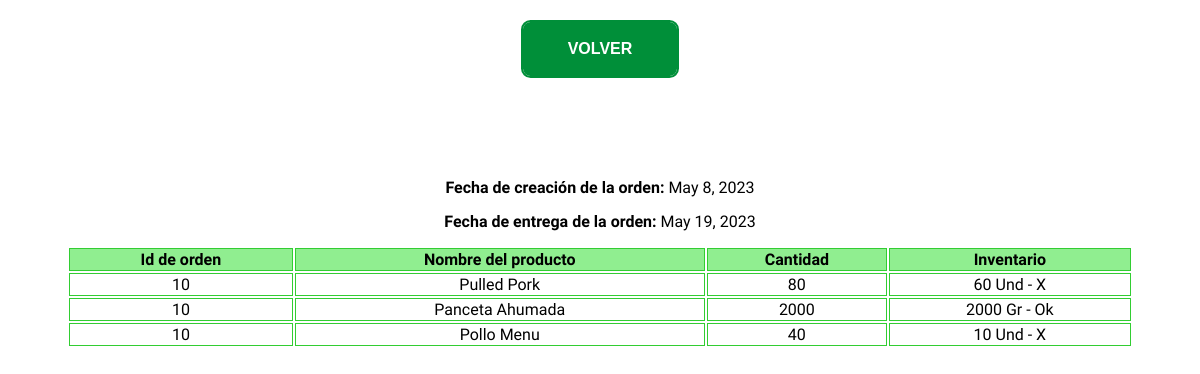
Screenshot of /verPedido/ (signed in) with the database file from the repository.
### produccion/models.py (models this page shows, shortened)
class OrdenProduccion(models.Model):
    id = models.AutoField(primary_key=True)
    fechaCreacion = models.DateField(default='2023-04-25')
    fechaEntrega = models.DateField(default='2023-04-25')
    ordenCompletada = models.CharField(max_length=1, default='0')
    ordenDespacho = models.CharField(max_length=1, default='0')
    ordenDespachoCompletada = models.CharField(max_length=1, default='0')

class Producto(models.Model):
    nombre = models.CharField(max_length=100)
    stock = models.PositiveIntegerField(default=0)
    unidades = models.CharField(max_length=3)
    precio = models.PositiveIntegerField(default=0)
    lote = models.PositiveIntegerField(default=0)

### produccion/views.py (the view)
# urls.py: path('verPedido/', produccionViews.verPedido, name='verPedido'),
@login_required
@permission_required('produccion.change_ordenproduccion')
def verPedido(request):
    ordenes = ProductoOrden.objects.all().order_by('-ordenProduccion__id')
    datos_por_orden = {}
    fecha_creacion = None
    fecha_entrega = None
    for objeto in ordenes:
        objOrden = OrdenProduccion.objects.get(id=objeto.ordenProduccion.id)
        if objOrden.ordenCompletada != '1' and objOrden.ordenDespacho != '1' :
            id_orden = objeto.ordenProduccion.id
            nombre_producto = objeto.producto.nombre
            stock_producto = objeto.producto.stock
            und_producto = objeto.producto.unidades
            cantidad = objeto.cantidadSolicitada
            fecha_creacion = objOrden.fechaCreacion
            fecha_entrega = objOrden.fechaEntrega
            if id_orden not in datos_por_orden:
                datos_por_orden[id_orden] = {'productos': [],'fecha_creacion': fecha_creacion, 'fecha_entrega': fecha_entrega}
            datos_por_orden[id_orden]['productos'].append({'nombre': nombre_producto, 'cantidad': cantidad,'stock': stock_producto, 'unidades':und_producto})
    context = {'datos_por_orden': datos_por_orden, 'fechaCreacion': fecha_creacion,'fechaEntrega': fecha_entrega}
    return render(request, 'verPedido.html', context)

### produccion/templates/verPedido.html (shortened to what this page needs)
<!DOCTYPE html>
<html lang="en">
    {% load static %}
<head>
    <link rel="stylesheet" href="{% static 'css/style.css' %}">
    <link rel="stylesheet" href="{% static 'css/styleVerOrdenes.css' %}">
    <link rel="stylesheet" href="{% static 'css/styleVerPedidos.css' %}">
</head>
<body>
    <div class="containerBtnOrdenes">
        <a class="btn third" id="btnVerde" href="{% url 'landing' %}">Volver</a>
    </div>
    <div class="containerTablas divFlex">
        {% for id_orden, datos in datos_por_orden.items %}
            <p class="fechas"> <strong>Fecha de creación de la orden:</strong> {{ datos.fecha_creacion }}</p>
            <p class="fechas"> <strong>Fecha de entrega de la orden:</strong> {{ datos.fecha_entrega }}</p>
            <table class="tablaVerOrdenes" id="tablaPedido">
                <thead>
                    <tr>
                        <th>Id de orden</th>
                        <th>Nombre del producto</th>
                        <th>Cantidad</th>
                        <th>Inventario</th>
                    </tr>
                </thead>
                <tbody>
                    {% for producto in datos.productos %}
                        <tr>
                            <td class="centrarTextos">{{ id_orden }}</td>
                            <td class="centrarTextos">{{ producto.nombre }}</td>
                            <td class="centrarTextos">{{ producto.cantidad }}</td>
                            {% if producto.stock >= producto.cantidad %}
                            <td class="centrarTextos">{{ producto.stock }} {{ producto.unidades }} - Ok</td>
                            {% else %}
                            <td class="centrarTextos">{{ producto.stock }} {{ producto.unidades }} - X</td>
                            {%endif%}
                        </tr>
                    {% endfor %}
                </tbody>
            </table>
        {% endfor %}
    </div>
</body>
</html>

### core/static/css/style.css (style rules this page uses)
* { font-family: 'Crete Round', serif; }
.divFlex { display: flex; flex-direction: column; width: 80%; margin: 100px auto; gap: 15px; align-items: center; }
#btnVerde { border-color: #008f39; box-shadow: 0 0 40px 40px #008f39 inset, 0 0 0 0 #008f39; justify-content: center; }
.containerBtnOrdenes { width: fit-content; margin: 0px auto; text-align: center; }
.btn { box-sizing: border-box; -webkit-appearance: none; -moz-appearance: none; appearance: none; background-color: transparent; border: 2px solid #e74c3c; border-radius: 0.6em; color: #e74c3c; cursor: pointer; display: -webkit-box; display: -webkit-flex; display: -ms-flexbox; display: flex; -webkit-align-self: center; -ms-flex-item-align: center; align-self: center; font-size: 1rem; font-weight: 400; line-height: 1; margin: 20px; padding: 1.2em 2.8em; text-decoration: none; text-align: center; text-transform: uppercase; font-family: 'Montserrat', sans-serif; font-weight: 700; }
.third { border-color: #3498db; color: #fff; box-shadow: 0 0 40px 40px #3498db inset, 0 0 0 0 #3498db; -webkit-transition: all 150ms ease-in-out; transition: all 150ms ease-in-out; }

### produccion/static/css/styleVerOrdenes.css (style rules this page uses)
.tablaVerOrdenes { width: 90%; }
th { background-color: #90ee90; }
td,th { border: 1px solid #32cd32; }
.containerTablas { width: 100%; align-items: center; }
.fechas { margin: 0px; }
.centrarTextos { text-align: center; }

### produccion/static/css/styleVerPedidos.css (style rules this page uses)
#tablaPedido { margin-bottom: 100px; }

### rows the page displays
OrdenProduccion: fecha_creacion "May 8, 2023", fecha_entrega "May 19, 2023"
Producto: nombre "Pulled Pork", unidades "Und"
Producto: nombre "Panceta Ahumada", unidades "Gr"
Producto: nombre "Pollo Menu", unidades "Und"

### other values shown
{{ id_orden }} "10" "10" "10"
{{ producto.cantidad }} "80" "2000" "40"
{{ producto.stock }} "60" "10"
{{ producto.stock }} "2000"
